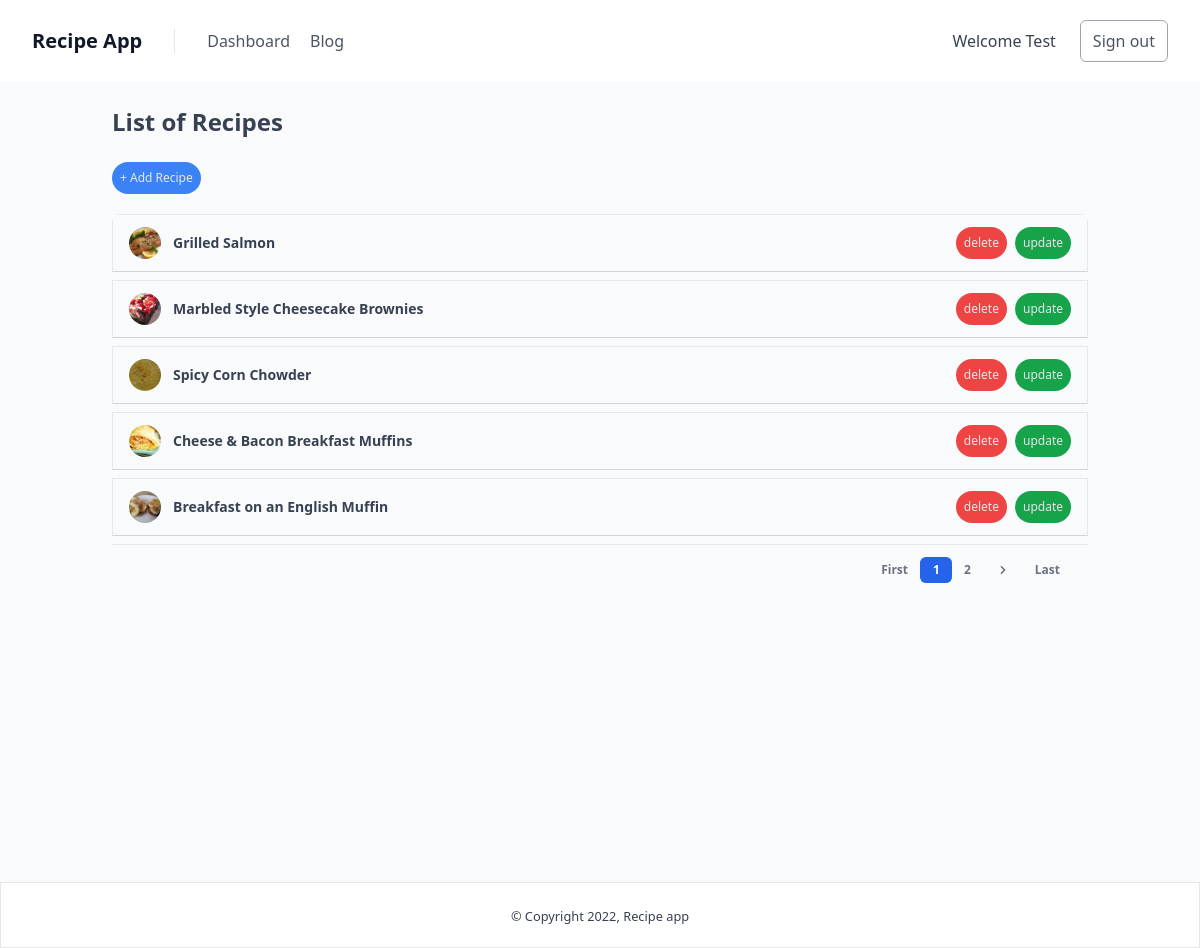
/dashboard/ (signed in), run on the app's committed database.
### account/models.py (models this page shows, shortened)
class Account(AbstractBaseUser, PermissionsMixin):
    email = models.EmailField(verbose_name='email', max_length=60, unique=True)
    username = models.CharField(max_length=30, unique=True)
    date_joined = models.DateTimeField(verbose_name='date joined', auto_now_add=True)
    last_login = models.DateTimeField(verbose_name='last login', auto_now=True)
    is_admin = models.BooleanField(default=False)
    is_active = models.BooleanField(default=True)
    is_staff = models.BooleanField(default=False)
    is_superuser = models.BooleanField(default=False)
    USERNAME_FIELD = 'email'
    REQUIRED_FIELDS = ['username']
    objects = MyAccountManager()
    def __str__(self):
        return self.username

### recipe/models.py (models this page shows, shortened)
class Recipe(models.Model):
    author = models.ForeignKey(settings.AUTH_USER_MODEL, related_name='author', on_delete=models.CASCADE)
    name = models.CharField(max_length=255)
    image = models.ImageField(upload_to='uploads/', null=True, blank=True)
    directions = models.TextField()
    updated = models.DateTimeField(auto_now_add=True)
    created = models.DateTimeField(auto_now=True)
    @property
    def get_image(self):
        if not self.image:
            return '/media/uploads/placeholder-image.png'
        return self.image.url

### recipe/views.py (the view)
# urls.py: path('dashboard/', views.DashboardView.as_view(), name='dashboard'),
class DashboardView(LoginRequiredMixin, ListView):
    login_url = '/signin/'
    def get_queryset(self):
        return Recipe.objects.filter(author=self.request.user)
    model = Recipe
    template_name = "dashboard.html"
    paginate_by = 5
    context_object_name = 'recipes'
    ordering = ['-created']

### templates/dashboard.html (shortened to what this page needs)
{% extends 'base.html' %}
{% block content %}
    <div
      class="flex h-screen bg-gray-50"
    >
      <div class="flex flex-col flex-1 w-full">
        <main class="h-full overflow-y-auto">
          <div class="container grid px-6 mx-auto">
            <h2
              class="my-6 text-2xl font-semibold text-gray-700"
            >
              List of Recipes
            </h2>
            <div class="mb-5">
              <a href="{% url 'recipe-form' %}" hx-boost="true" hx-indicator="#my-indicator" >
                <button class="text-xs text-gray-200 bg-blue-500 py-2 px-2 rounded-full">+ Add Recipe</button>
              </a>
            </div>
            <div class="w-full overflow-hidden rounded-lg shadow-xs">
              <div class="w-full overflow-x-auto">
                <div>
                    {% for recipe in recipes %}
                    <div class="text-gray-700 mb-2">
                        <div class="px-4 py-3 flex items-center justify-between border border-b-gray-300">
                            <div class="flex items-center text-sm">
                                <div
                                    class="relative hidden w-8 h-8 mr-3 rounded-full md:block"
                                >
                                    <img
                                    class="object-cover w-full h-full rounded-full"
                                    src="{{ recipe.get_image }}"
                                    alt=""
                                    loading="lazy"
                                    />
                                    <div
                                    class="absolute inset-0 rounded-full shadow-inner"
                                    aria-hidden="true"
                                    ></div>
                                </div>
                                <div>
                                    <a href="{% url 'detail' recipe.id %}" hx-boost="true" hx-indicator="#my-indicator">
                                        <p class="font-semibold">{{recipe.name}}</p>
                                    </a>
                                </div>
                            </div>
                            <div class="flex gap-2 items-center">
                                <form action="{% url 'recipe-delete' recipe.id %}" method="post" hx-boost="true" hx-confirm="Are you sure you want to delete this recipe?" hx-indicator="#my-indicator">
                                  <button type="submit" class="text-xs rounded-full bg-red-500 py-2 px-2 text-gray-200">delete</button>
                                </form>
                                <a href="{% url 'recipe-update' recipe.id %}" hx-boost="true", hx-indicator="#my-indicator">
                                  <button class="text-xs rounded-full bg-green-600 py-2 px-2 text-gray-200">update</button>
                                </a>
                            </div>
                        </div>
                    </div>
                    {%endfor%}
                </div>
              </div>
              <div
                class="grid px-4 py-3 text-xs font-semibold tracking-wide text-gray-500 uppercase border-t  bg-gray-50 sm:grid-cols-9"
              >
                <span class="flex items-center col-span-3">
                </span>
                <span class="col-span-2"></span>
      <span class="flex col-span-4 mt-2 sm:mt-auto sm:justify-end">
        <nav aria-label="Table navigation">
          <ul class="inline-flex items-center">
              <a href="?page=1" hx-boost="true">
              <li>
                <button
                class="px-3 py-1 rounded-md rounded-l-lg focus:outline-none focus:shadow-outline-blue"
                aria-label="Previous"
                >
                First
                </button>
              </li>
            </a>
            {% for num in page_obj.paginator.page_range %}
            {% if page_obj.number == num %}
            <li>
              <a href="?page={{ num }}">
                <button
                  class="px-3 py-1 text-white transition-colors duration-150 bg-blue-600 border border-r-0 border-blue-600 rounded-md focus:outline-none focus:shadow-outline-blue"
                >
                  {{ num }}
                </button>
              </a>
            </li>
            {% elif num > page_obj.number|add:'-3' and num < page_obj.number|add:'3' %}
            <li>
              <a href="?page={{ num }}" hx-boost="true">
                <button
                  class="px-3 py-1 rounded-md focus:outline-none focus:shadow-outline-blue"
                >
                  {{ num }}
                </button>
              </a>
            </li>
            {% endif %}
            {% endfor %}
            {% if page_obj.has_next %}
            <li>
              <a hx-boost="true" href="?page={{ page_obj.next_page_number }}">
                <button
                  class="px-3 py-1 rounded-md rounded-r-lg focus:outline-none focus:shadow-outline-blue"
                  aria-label="Next"
                >
                  <svg
                    class="w-4 h-4 fill-current"
                    aria-hidden="true"
                    viewBox="0 0 20 20"
                  >
                    <path
                      d="M7.293 14.707a1 1 0 010-1.414L10.586 10 7.293 6.707a1 1 0 011.414-1.414l4 4a1 1 0 010 1.414l-4 4a1 1 0 01-1.414 0z"
                      clip-rule="evenodd"
                      fill-rule="evenodd"
                    ></path>
                  </svg>
                </button>
              </a>
            </li>
            {% endif %}
          <li>
            <a href="?page={{page_obj.paginator.num_pages}}" hx-boost="true">
              <button
              class="px-3 py-1 rounded-md rounded-l-lg focus:outline-none focus:shadow-outline-blue"
              aria-label="Previous"
              >
              Last
              </button>
            </a>
          </li>
          </ul>
        </nav>
      </span>
              </div>
            </div>
        </main>
      </div>
    </div>
  </body>
</html>
{% endblock  %}

### templates/components/header.html (shortened to what this page needs)
<div x-data="{open:false}">
<section class="sw-full px-8 text-gray-700 bg-white">
    <div class="container flex flex-col flex-wrap items-center justify-between py-5 mx-auto md:flex-row max-w-7xl">
        <div class="relative flex flex-col md:flex-row">
            <a href="{% url 'index' %}" hx-boost="true" hx-indicator="#my-indicator" class="flex items-center mb-5 font-medium text-gray-900 lg:w-auto lg:items-center lg:justify-center md:mb-0">
                <span class="mx-auto text-xl font-black leading-none text-gray-900 select-none">Recipe App</span>
            </a>
            <nav class="flex flex-wrap items-center mb-5 text-base md:mb-0 md:pl-8 md:ml-8 md:border-l md:border-gray-200">
                {% if user.is_authenticated %}
                <a href="{% url 'dashboard' %}" hx-boost="true" hx-indicator="#my-indicator" class="hidden md:inline mr-5 font-medium leading-6 text-gray-600 hover:text-gray-900">Dashboard</a>
                {%endif%}
                <a href="{% url 'index' %}" hx-boost="true" hx-indicator="#my-indicator" class="hidden md:inline mr-5 font-medium leading-6 text-gray-600 hover:text-gray-900">Blog</a>
            </nav>
        </div>
        <div class="inline-flex items-center ml-5 space-x-6 lg:justify-end">
            {% if user.is_authenticated %}
            <p class="hidden md:inline">
                Welcome {{request.user|title}}
            </p>
            <a href="{% url 'signout' %}" hx-confirm="Are you sure you want to sign out?" hx-boost="true" hx-indicator="#my-indicator" class="hidden md:inline border border-gray-400 rounded-md py-2 px-3 text-base font-medium leading-6 text-gray-600 whitespace-no-wrap transition duration-150 ease-in-out hover:text-gray-900 hover:bg-gray-300">
                Sign out
            </a>
            {% endif %}
        </div>
    </div>
</section>
</div>

### data on the page
Account: user "Test"
Recipe: get_image (picture), name "Grilled Salmon"
Recipe: get_image (picture), name "Marbled Style Cheesecake Brownies"
Recipe: get_image (picture), name "Spicy Corn Chowder"
Recipe: get_image (picture), name "Cheese & Bacon Breakfast Muffins"
Recipe: get_image (picture), name "Breakfast on an English Muffin"

### other printed values
{{ num }} "1"
{{ num }} "2"
